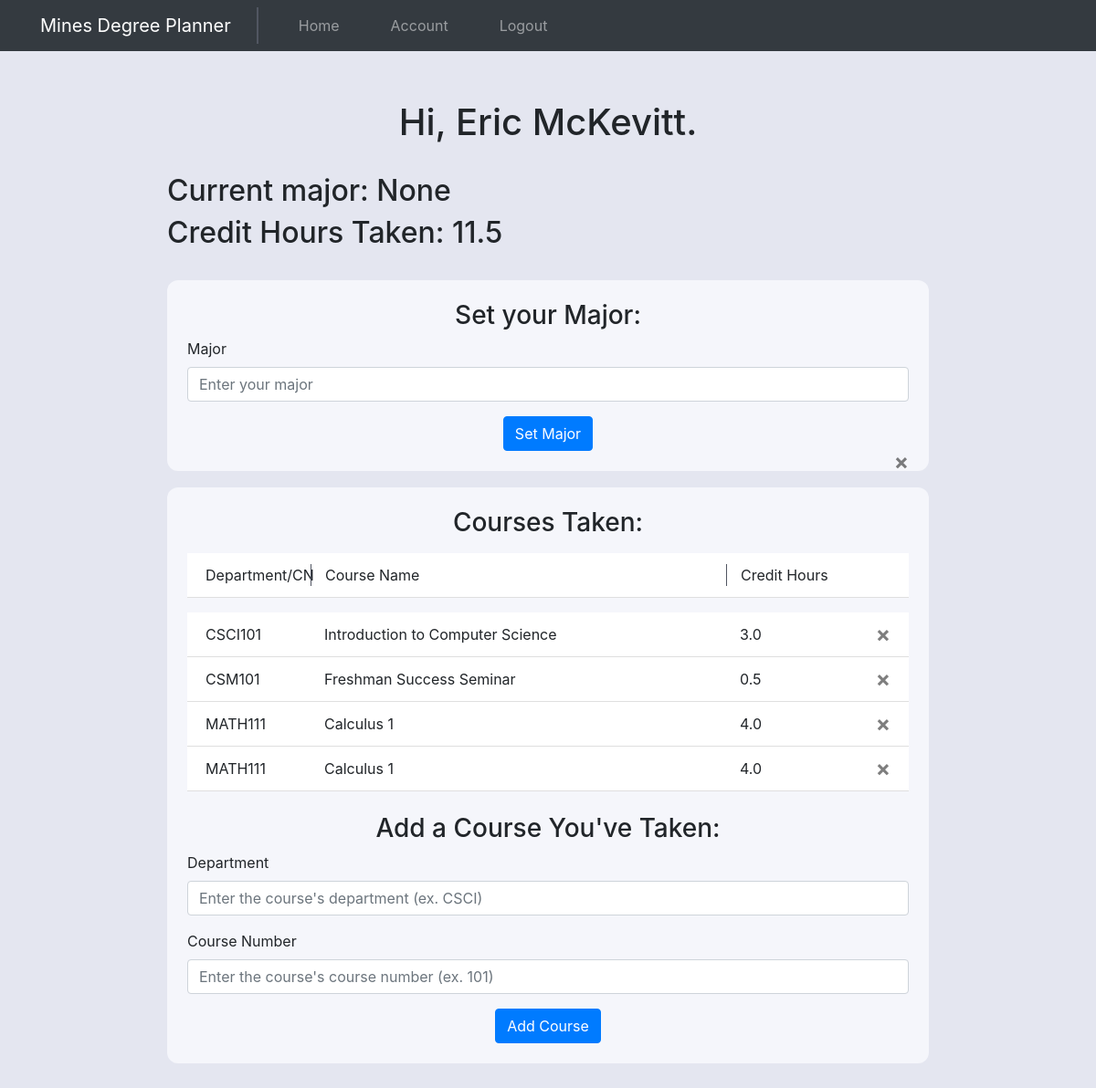
Page /account (signed in) on the committed database.
### website/models.py (models this page shows)
class User(db.Model, UserMixin):
    id = db.Column(db.Integer, primary_key=True)
    cwid = db.Column(db.Integer, unique=True)
    email = db.Column(db.String(150), unique=True)
    password = db.Column(db.String(150))
    first_name = db.Column(db.String(150))
    last_name = db.Column(db.String(150))
    major = db.Column(db.String(150))
    credits_taken = db.Column(db.String(10))
    courses = db.relationship('Course')

class Course(db.Model):
    id = db.Column(db.Integer, primary_key=True)
    department = db.Column(db.String(4))
    course_number = db.Column(db.String(3))
    course_name = db.Column(db.String(500))
    credit_hours = db.Column(db.String(10))
    user_id = db.Column(db.Integer, db.ForeignKey('user.id'))

### website/views.py (the view, shortened to what this page needs)
@views.route('/account', methods=['GET', 'POST'])
@login_required
def account():
    return render_template("account.html", user=current_user)

### website/__init__.py (called while the page is built)
def create_app():
    app = Flask(__name__)
    app.config['SECRET_KEY'] = 'josiefnapwpawoj'
    app.config['SQLALCHEMY_DATABASE_URI'] = f'sqlite:///{DB_NAME}'
    db.init_app(app)
    from .views import views
    from .auth import auth
    app.register_blueprint(views, url_prefix="/")
    app.register_blueprint(auth, url_prefix="/")
    from .models import User, Course
    create_database(app)
    login_manager = LoginManager()
    login_manager.login_view = 'auth.login'
    login_manager.init_app(app)
    @login_manager.user_loader
    def load_user(id):
        return User.query.get(int(id))
    return app

### website/templates/account.html (shortened to what this page needs)
{% extends "base.html" %} {% block title %}Account{% endblock %} {% block
content%}
<br />
<h1 style="text-align: center">Hi, {{user.first_name}} {{user.last_name}}.</h1>
<br />
<h2>Current major: {{ user.major }}</h2>
<h2>Credit Hours Taken: {{user.credits_taken}}</h2>
<br />
<div class="account-section">
    <form method="POST">
        <h3 align="center">Set your Major:</h3>
        <div class="form-group">
            <label for="department">Major</label>
            <input
                type="text"
                class="form-control"
                id="major"
                name="major"
                placeholder="Enter your major"
            />
        </div>
        <div align="center">
            <button type="submit" class="btn btn-primary">Set Major</button>
        </div>
    </form>
    <button type="button" class="close" onClick="deleteMajor()">
        <span aria-hidden="true">&times;</span>
    </button>
</div>
<section class="courses-section">
    {% if user.courses %}
    <h3 align="center">Courses Taken:</h3>
    <ul
        class="list-group list-group-flush courses-taken-list"
        id="notes_titles"
    >
        <li class="list-group-item courses-taken-column-names">
            <div class="row">
                <div class="col-sm-2">Department/CN</div>
                <div class="col-md-7">Course Name</div>
                <div class="col-sm-2">Credit Hours</div>
                <div class="col-sm-1"></div>
            </div>
        </li>
    </ul>
    {% endif %}
    <ul class="list-group list-group-flush courses-taken-list" id="notes">
        {% for course in user.courses %}
        <li class="list-group-item">
            <div class="row">
                <div class="col-sm-2">
                    {{course.department}}{{course.course_number}}
                </div>
                <div class="col-md-7">{{course.course_name}}</div>
                <div class="col-sm-2">{{course.credit_hours}}</div>
                <div class="col-sm-1">
                    <button
                        type="button"
                        class="close"
                        onClick="deleteCourse({{ course.id }})"
                    >
                        <span aria-hidden="true">&times;</span>
                    </button>
                </div>
            </div>
        </li>
        {% endfor %}
    </ul>
    <br />
    <form method="POST">
        <h3 align="center">Add a Course You've Taken:</h3>
        <div class="form-group">
            <label for="department">Department</label>
            <input
                type="text"
                class="form-control"
                id="department"
                name="department"
                placeholder="Enter the course's department (ex. CSCI)"
            />
        </div>
        <div class="form-group">
            <label for="course_number">Course Number</label>
            <input
                type="text"
                class="form-control"
                id="course_number"
                name="course_number"
                placeholder="Enter the course's course number (ex. 101)"
            />
        </div>
        <div align="center">
            <button type="submit" class="btn btn-primary">Add Course</button>
        </div>
    </form>
</section>
{% endblock %}

### website/templates/base.html (shortened to what this page needs)
<!DOCTYPE html>
<html lang="en">
    <head>
        <link
            rel="stylesheet"
            href="https://stackpath.bootstrapcdn.com/bootstrap/4.4.1/css/bootstrap.min.css"
        />
        <link
            rel="stylesheet"
            href="https://stackpath.bootstrapcdn.com/font-awesome/4.7.0/css/font-awesome.min.css"
        />
        <link rel="stylesheet" href="../static/style.css" />
    </head>
    <body>
        <nav class="navbar navbar-expand-lg navbar-dark bg-dark">
            <a
                class="navbar-brand nav-item-padding navbar-title"
                href="/"
                id="nav-title"
                >Mines Degree Planner</a
            >
            <div class="collapse navbar-collapse" id="navbar">
                <div class="navbar-nav">
                    {% if user.is_authenticated %}
                    <a
                        href="/"
                        class="nav-item nav-link nav-item-padding"
                        id="home"
                        >Home</a
                    >
                    <a
                        href="/account"
                        class="nav-item nav-link nav-item-padding"
                        id="account"
                        >Account</a
                    >
                    <a
                        href="/logout"
                        class="nav-item nav-link nav-item-padding"
                        id="logout"
                        >Logout</a
                    >
                    {% endif %}
                </div>
            </div>
        </nav>
        <div class="container-sm" id="main-container">
            {% block content %} {% endblock %}
        </div>
    </body>
</html>

### website/static/style.css (style rules this page uses)
:root { --very-light-blue: #f5f6fb; --darker-color: #e4e6f0; }
body { background-color: var(--darker-color); }
.navbar-title { border-right: #515662 0px solid; transition-duration: 300ms !important; }
.nav-item-padding { padding-left: 28px !important; padding-right: 28px !important; }
body { display: flex; flex-direction: column; }
#main-container { padding-top: 30px; margin: auto !important ; align-self: center; justify-self: center; }
.account-section { padding: 22px; border-radius: 12px; background-color: var(--very-light-blue); margin-bottom: 18px; }
.courses-section { padding: 22px; border-radius: 12px; background-color: var(--very-light-blue); }
.courses-taken-list { margin-top: 16px; }
.courses-taken-column-names .row :not(:last-child) { border-left: 1px solid #515662; }
.courses-taken-column-names .row :first-child { border-left: none; }
@media screen and (min-width: 576px) { #main-container { width: 72%; } }
@media screen and (min-width: 992px) { .navbar-title { border-right: #515662 2px solid; transition-duration: 300ms !important; } }

### rows in the picture
User: first_name "Eric", last_name "McKevitt", major "None", credits_taken "11.5"
Course: department "CSCI", course_number "101", course_name "Introduction to Computer Science", credit_hours "3.0"
Course: department "CSM", course_number "101", course_name "Freshman Success Seminar", credit_hours "0.5"
Course: department "MATH", course_number "111", course_name "Calculus 1", credit_hours "4.0"
Course: department "MATH", course_number "111", course_name "Calculus 1", credit_hours "4.0"
